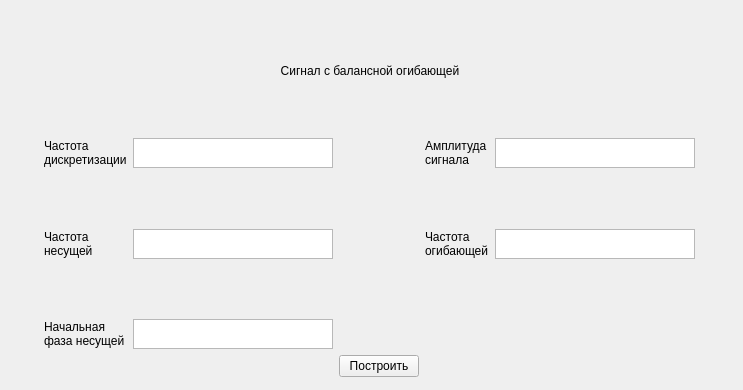
<?xml version="1.0" encoding="UTF-8"?>
<ui version="4.0">
 <class>Form</class>
 <widget class="QWidget" name="Form">
  <property name="geometry">
   <rect>
    <x>0</x>
    <y>0</y>
    <width>743</width>
    <height>390</height>
   </rect>
  </property>
  <property name="windowTitle">
   <string>Form</string>
  </property>
  <widget class="QWidget" name="gridLayoutWidget">
   <property name="geometry">
    <rect>
     <x>9</x>
     <y>9</y>
     <width>722</width>
     <height>368</height>
    </rect>
   </property>
   <layout class="QGridLayout" name="gridLayout">
    <item row="4" column="4">
     <widget class="QLabel" name="amplitude_edit">
      <property name="text">
       <string>Амплитуда
сигнала</string>
      </property>
     </widget>
    </item>
    <item row="6" column="4">
     <widget class="QLabel" name="frequency_envelope">
      <property name="text">
       <string>Частота
огибающей</string>
      </property>
     </widget>
    </item>
    <item row="7" column="2">
     <spacer name="verticalSpacer_2">
      <property name="orientation">
       <enum>Qt::Vertical</enum>
      </property>
      <property name="sizeHint" stdset="0">
       <size>
        <width>20</width>
        <height>40</height>
       </size>
      </property>
     </spacer>
    </item>
    <item row="6" column="0">
     <spacer name="horizontalSpacer_2">
      <property name="orientation">
       <enum>Qt::Horizontal</enum>
      </property>
      <property name="sizeHint" stdset="0">
       <size>
        <width>40</width>
        <height>20</height>
       </size>
      </property>
     </spacer>
    </item>
    <item row="6" column="6">
     <spacer name="horizontalSpacer_3">
      <property name="orientation">
       <enum>Qt::Horizontal</enum>
      </property>
      <property name="sizeHint" stdset="0">
       <size>
        <width>40</width>
        <height>20</height>
       </size>
      </property>
     </spacer>
    </item>
    <item row="8" column="3">
     <spacer name="horizontalSpacer">
      <property name="orientation">
       <enum>Qt::Horizontal</enum>
      </property>
      <property name="sizeHint" stdset="0">
       <size>
        <width>40</width>
        <height>20</height>
       </size>
      </property>
     </spacer>
    </item>
    <item row="6" column="1">
     <widget class="QLabel" name="frequency">
      <property name="text">
       <string>Частота
несущей</string>
      </property>
     </widget>
    </item>
    <item row="1" column="0" colspan="7">
     <widget class="QLabel" name="label_5">
      <property name="layoutDirection">
       <enum>Qt::LeftToRight</enum>
      </property>
      <property name="text">
       <string>Сигнал с балансной огибающей</string>
      </property>
      <property name="alignment">
       <set>Qt::AlignCenter</set>
      </property>
     </widget>
    </item>
    <item row="4" column="1">
     <widget class="QLabel" name="label1">
      <property name="text">
       <string>Частота
дискретизации</string>
      </property>
     </widget>
    </item>
    <item row="0" column="2">
     <spacer name="verticalSpacer_5">
      <property name="orientation">
       <enum>Qt::Vertical</enum>
      </property>
      <property name="sizeHint" stdset="0">
       <size>
        <width>20</width>
        <height>40</height>
       </size>
      </property>
     </spacer>
    </item>
    <item row="5" column="2">
     <spacer name="verticalSpacer">
      <property name="orientation">
       <enum>Qt::Vertical</enum>
      </property>
      <property name="sizeHint" stdset="0">
       <size>
        <width>20</width>
        <height>40</height>
       </size>
      </property>
     </spacer>
    </item>
    <item row="2" column="2">
     <spacer name="verticalSpacer_3">
      <property name="orientation">
       <enum>Qt::Vertical</enum>
      </property>
      <property name="sizeHint" stdset="0">
       <size>
        <width>20</width>
        <height>40</height>
       </size>
      </property>
     </spacer>
    </item>
    <item row="9" column="3">
     <widget class="QPushButton" name="build_plot_button">
      <property name="text">
       <string>Построить</string>
      </property>
     </widget>
    </item>
    <item row="8" column="1">
     <widget class="QLabel" name="start_fase">
      <property name="text">
       <string>Начальная
фаза несущей</string>
      </property>
     </widget>
    </item>
    <item row="4" column="2">
     <widget class="QTextEdit" name="frequency_text_edit">
      <property name="sizePolicy">
       <sizepolicy hsizetype="Fixed" vsizetype="Fixed">
        <horstretch>0</horstretch>
        <verstretch>0</verstretch>
       </sizepolicy>
      </property>
      <property name="maximumSize">
       <size>
        <width>200</width>
        <height>30</height>
       </size>
      </property>
     </widget>
    </item>
    <item row="6" column="2">
     <widget class="QTextEdit" name="fn">
      <property name="sizePolicy">
       <sizepolicy hsizetype="Fixed" vsizetype="Fixed">
        <horstretch>0</horstretch>
        <verstretch>0</verstretch>
       </sizepolicy>
      </property>
      <property name="maximumSize">
       <size>
        <width>200</width>
        <height>30</height>
       </size>
      </property>
     </widget>
    </item>
    <item row="4" column="5">
     <widget class="QTextEdit" name="a">
      <property name="sizePolicy">
       <sizepolicy hsizetype="Fixed" vsizetype="Fixed">
        <horstretch>0</horstretch>
        <verstretch>0</verstretch>
       </sizepolicy>
      </property>
      <property name="maximumSize">
       <size>
        <width>200</width>
        <height>30</height>
       </size>
      </property>
     </widget>
    </item>
    <item row="6" column="5">
     <widget class="QTextEdit" name="fo">
      <property name="sizePolicy">
       <sizepolicy hsizetype="Fixed" vsizetype="Fixed">
        <horstretch>0</horstretch>
        <verstretch>0</verstretch>
       </sizepolicy>
      </property>
      <property name="maximumSize">
       <size>
        <width>200</width>
        <height>30</height>
       </size>
      </property>
     </widget>
    </item>
    <item row="8" column="2">
     <widget class="QTextEdit" name="fi">
      <property name="sizePolicy">
       <sizepolicy hsizetype="Fixed" vsizetype="Fixed">
        <horstretch>0</horstretch>
        <verstretch>0</verstretch>
       </sizepolicy>
      </property>
      <property name="maximumSize">
       <size>
        <width>200</width>
        <height>30</height>
       </size>
      </property>
     </widget>
    </item>
   </layout>
  </widget>
 </widget>
 <resources/>
 <connections/>
</ui>
